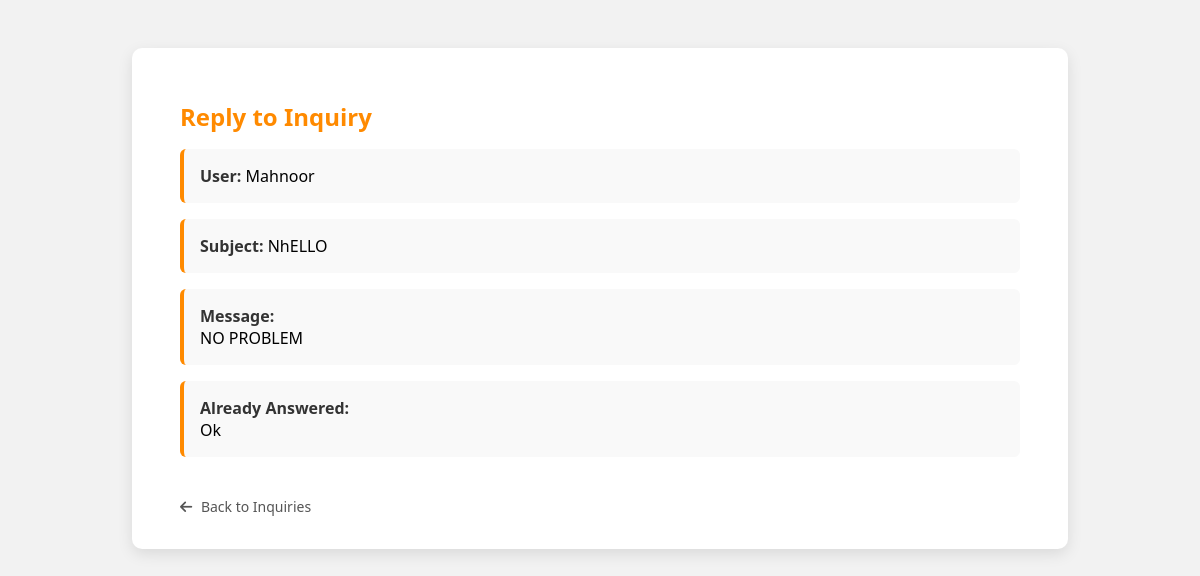
Page /answer_inquiry.php?id=7 on the committed database.
### tables this page shows
CREATE TABLE inquiries (
    inquiry_id INTEGER PRIMARY KEY AUTOINCREMENT,
    user_id INTEGER NOT NULL,
    subject TEXT NOT NULL,
    message TEXT NOT NULL,
    status TEXT DEFAULT 'open' CHECK (status IN ('open', 'answered', 'closed')),
    created_at TIMESTAMP DEFAULT CURRENT_TIMESTAMP,
    answered_by INTEGER,
    answer TEXT,
    answered_at TIMESTAMP,
    FOREIGN KEY (user_id) REFERENCES users(user_id),
    FOREIGN KEY (answered_by) REFERENCES users(user_id)
);

CREATE TABLE users (
    user_id INTEGER PRIMARY KEY AUTOINCREMENT,
    username TEXT NOT NULL UNIQUE,
    password TEXT NOT NULL,
    email TEXT NOT NULL UNIQUE,
    role TEXT NOT NULL DEFAULT 'user' CHECK (role IN ('admin', 'user')),
    created_at TIMESTAMP DEFAULT CURRENT_TIMESTAMP,
    last_login DATETIME
);

### answer_inquiry.php (the view, shortened to what this page needs)
<?php
$pdo = require_once 'data/db_connect.php';
$inquiry_id = (int)$_GET['id'];
$stmt = $pdo->prepare("
    SELECT i.*, u.username AS user_name
    FROM inquiries i
    JOIN users u ON i.user_id = u.user_id
    WHERE i.inquiry_id = ?
");
$stmt->execute([$inquiry_id]);
$inquiry = $stmt->fetch(PDO::FETCH_ASSOC);
?>
<!DOCTYPE html>
<html lang="en">
<head>
    <link rel="stylesheet" href="https://cdnjs.cloudflare.com/ajax/libs/font-awesome/6.5.0/css/all.min.css">
</head>
<body>
<div class="reply-container">
    <h2>Reply to Inquiry</h2>
    <div class="info-box"><span class="label">User:</span> <?= htmlspecialchars($inquiry['user_name']) ?></div>
    <div class="info-box"><span class="label">Subject:</span> <?= htmlspecialchars($inquiry['subject']) ?></div>
    <div class="info-box"><span class="label">Message:</span><br><?= nl2br(htmlspecialchars($inquiry['message'])) ?></div>
    <?php if ($inquiry['status'] !== 'answered' && $inquiry['status'] !== 'closed'): ?>
        <form method="post" onsubmit="return validateForm()">
            <label for="answer" class="label">Your Answer:</label>
            <textarea name="answer" id="answer" required></textarea>
            <button class="submit-btn" type="submit">Submit Reply</button>
        </form>
    <?php else: ?>
        <div class="info-box"><span class="label">Already Answered:</span><br><?= nl2br(htmlspecialchars($inquiry['answer'])) ?></div>
    <?php endif; ?>
    <a href="inquiries.php" class="back-btn"><i class="fas fa-arrow-left"></i> Back to Inquiries</a>
</div>
</body>
</html>

### answer_inquiry.php (style rules this page uses)
body { font-family: 'Segoe UI', sans-serif; background: #f2f2f2; margin: 0; padding: 0; }
.reply-container { width: 70%; margin: 3rem auto; background: white; padding: 2rem 3rem; box-shadow: 0 5px 15px rgba(0,0,0,0.1); border-radius: 10px; }
h2 { color: #ff8a00; margin-bottom: 1rem; }
.info-box { background: #f9f9f9; border-left: 4px solid #ff8a00; padding: 1rem; margin-bottom: 1rem; border-radius: 6px; }
.label { font-weight: bold; color: #333; }
.back-btn { display: inline-block; margin-top: 1.5rem; text-decoration: none; color: #555; font-size: 14px; }
.back-btn i { margin-right: 5px; }

### rows in the picture
inquiries: user.username "Mahnoor", subject "NhELLO", message "NO PROBLEM", answer "Ok"
